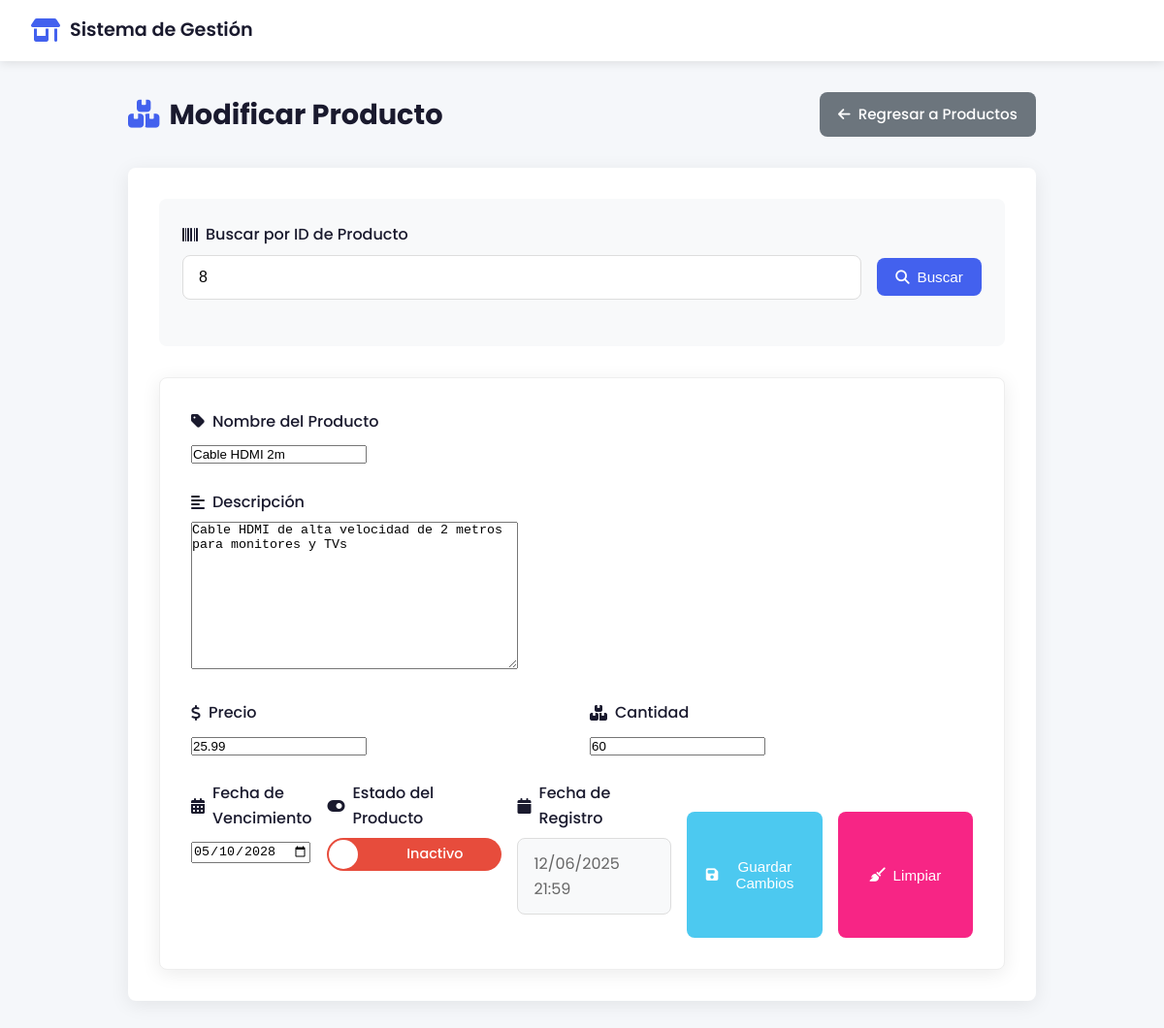
Screenshot of /venta/venta/u_producto/?id=8 with the database file from the repository.
### venta/models.py (models this page shows, shortened)
class Producto(models.Model):
    id_producto = models.AutoField(primary_key=True)
    nom_prod = models.CharField(max_length=50)
    des_prod = models.TextField(max_length=500)
    precio = models.DecimalField(max_digits=10, decimal_places=2)
    cantidad = models.PositiveIntegerField()
    estado = models.BooleanField(default=True)
    fec_vencimiento = models.DateField()
    fec_reg = models.DateTimeField(auto_now_add=True)

### venta/views.py (the view, shortened to what this page needs)
# urls.py: path('u_producto/', views.actualizar_producto, name='actualizar_producto'),
def actualizar_producto(request):
    producto = None
    id_buscado = request.GET.get('id') or request.POST.get('id_busqueda')
    form = None
    if id_buscado and (request.method == 'GET' or not form):
        try:
            producto = Producto.objects.get(id_producto=id_buscado)
            initial_data = {
                'fec_vencimiento': producto.fec_vencimiento.strftime('%Y-%m-%d') if producto.fec_vencimiento else None
            }
            form = ProductoCreateForm(instance=producto, initial=initial_data)
        except Producto.DoesNotExist:
            messages.error(request, "Producto no encontrado.")
    context = {
        'form': form,
        'producto': producto,
        'id_buscado': id_buscado,
        'producto_encontrado': producto is not None,
        'titulo': 'Actualizar Producto'
    }
    return render(request, 'venta/actualizar_producto.html', context)

### venta/templates/venta/actualizar_producto.html (shortened to what this page needs)
    <!DOCTYPE html>
    <html lang="es">
    <head>
        <link rel="stylesheet" href="https://cdnjs.cloudflare.com/ajax/libs/font-awesome/6.4.0/css/all.min.css">
    </head>
    <body>
        <header class="main-header">
            <div class="logo">
                <i class="fas fa-store-alt"></i>
                <span class="logo-text">Sistema de Gestión</span>
            </div>
        </header>
        <div class="main-container">
            <div class="page-header">
                <h1 class="page-title">
                    <i class="fas fa-boxes"></i> Modificar Producto
                </h1>
                <div class="action-buttons">
                    <a href="{% url 'lista_producto' %}" class="btn btn-secondary">
                        <i class="fas fa-arrow-left"></i> Regresar a Productos
                    </a>
                </div>
            </div>
            <div class="card">
                <div class="search-section">
                    <form method="post">
                        <div class="form-group">
                            <label for="id_busqueda" class="form-label">
                                <i class="fas fa-barcode"></i> Buscar por ID de Producto
                            </label>
                            <div class="search-input-group">
                                <input type="number"
                                    id="id_busqueda"
                                    name="id_busqueda"
                                    value="{{ id_buscado|default:'' }}"
                                    placeholder="Ingrese ID del producto"
                                    min="1"
                                    required>
                                <button type="submit" name="buscar" class="btn btn-primary">
                                    <i class="fas fa-search"></i> Buscar
                                </button>
                            </div>
                        </div>
                    </form>
                </div>
                {% if form and producto_encontrado %}
                <div class="form-container" id="form-container">
                    <form method="post">
                        <div class="form-group">
                            <label for="{{ form.nom_prod.id_for_label }}" class="form-label">
                                <i class="fas fa-tag"></i> {{ form.nom_prod.label }}
                            </label>
                            {{ form.nom_prod }}
                        </div>
                        <div class="form-group">
                            <label for="{{ form.des_prod.id_for_label }}" class="form-label">
                                <i class="fas fa-align-left"></i> {{ form.des_prod.label }}
                            </label>
                            {{ form.des_prod }}
                        </div>
                        <div class="row" style="display: flex; gap: 1rem;">
                            <div class="form-group" style="flex: 1;">
                                <label for="{{ form.precio.id_for_label }}" class="form-label">
                                    <i class="fas fa-dollar-sign"></i> {{ form.precio.label }}
                                </label>
                                {{ form.precio }}
                            </div>
                            <div class="form-group" style="flex: 1;">
                                <label for="{{ form.cantidad.id_for_label }}" class="form-label">
                                    <i class="fas fa-boxes"></i> {{ form.cantidad.label }}
                                </label>
                                {{ form.cantidad }}
                            </div>
                        </div>
                        <div class="row" style="display: flex; gap: 1rem;">
                            <div class="form-group" style="flex: 1;">
                                <label for="{{ form.fec_vencimiento.id_for_label }}" class="form-label">
                                    <i class="fas fa-calendar-alt"></i> {{ form.fec_vencimiento.label }}
                                </label>
                                {{ form.fec_vencimiento }}
                            </div>
                            <div class="form-group" style="flex: 1;">
    <label class="form-label">
        <i class="fas fa-toggle-on"></i> Estado del Producto
    </label>
    <div class="toggle-switch">
        <label for="id_estado" class="toggle-label">
            <span class="toggle-handle"></span>
            <span class="toggle-text-off">Inactivo</span>
        </label>
    </div>
</div>
                        <div class="form-group">
                            <label class="form-label">
                                <i class="fas fa-calendar"></i> Fecha de Registro
                            </label>
                            <div class="readonly-field">
                                {{ producto.fec_reg|date:"d/m/Y H:i" }}
                            </div>
                        </div>
                        <div class="button-group">
                            <button type="submit" name="guardar" class="btn btn-success">
                                <i class="fas fa-save"></i> Guardar Cambios
                            </button>
                            <button type="button" onclick="limpiarFormulario()" class="btn btn-danger">
                                <i class="fas fa-broom"></i> Limpiar
                            </button>
                        </div>
                    </form>
                </div>
                {% endif %}
            </div>
        </div>
    </body>
    </html>

### rows the page displays
Producto: nom_prod "Cable HDMI 2m", des_prod "Cable HDMI de alta velocidad de 2 metros para monitores y TVs", precio "25.99", cantidad "60", fec_vencimiento "05/10/2028", fec_reg "12/06/2025 21:59"
